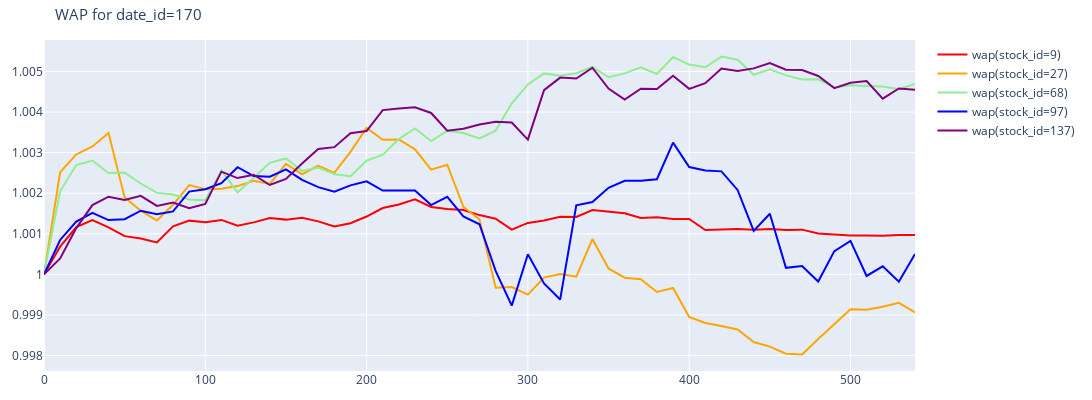

This figure's notebook cell:
### Markdown cell above
同天不同股票的wap比較

### Code cell
fig = go.Figure()
# random.seed(789)
stockID = sorted(random.sample(sorted(df["stock_id"].unique()), 5))
dateID = sorted(random.sample(sorted(df["date_id"].unique()), 3))
c = 0
for i in sorted(stockID):
    dt = df[(df["stock_id"]==i)&(df["date_id"]==dateID[0])]
    # dt["target"] = dt["target"]-dt["target"].mean() # 平移至０
    # dt["target"] = (dt["target"]-dt["target"].mean())/dt["target"].std() # 做標準化
    fig.add_trace(
    go.Scatter(x = dt['seconds_in_bucket'], 
            y = dt['wap'], 
            name = 'wap'+'(stock_id='+str(i)+')',
            line = dict(color = color[c])))
    c += 1


fig.update_layout(title = "WAP for date_id="+str(dateID[0]),
                title_font = dict(size = 15),
                showlegend = True,
                width = 1100,
                height = 400,
                margin = dict(l = 40, r = 40, t = 40, b = 20))
